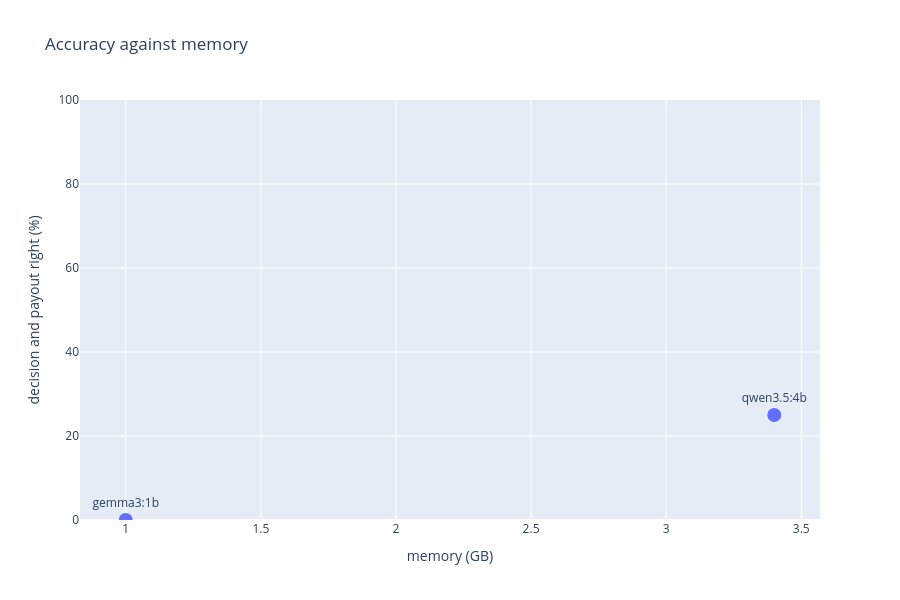

The cell this chart's notebook holds for it:
### Markdown cell above
### Accuracy against memory

This one has the local models only. A computer with 8 GB of memory has room for a model that uses about 4 GB, since the operating system and your other apps need the rest.

### Code cell
local = summary[summary["where"] == "This computer"]

fig = px.scatter(
    local,
    x="memory (GB)",
    y="decision and payout right (%)",
    text="model",
    title="Accuracy against memory",
    height=600,
)
fig.update_traces(marker_size=14, textposition="top center")
fig.update_yaxes(range=[0, 100])
fig.show()

### Figure 1 — Plotly figure (JSON) as saved in the notebook; plotly's stock layout.template omitted (floating-point values rounded to 4 significant figures)
{"data": [{"hovertemplate": "memory (GB)=%{x}<br>decision and payout right (%)=%{y}<br>model=%{text}<extra></extra>", "legendgroup": "", "marker": {"color": "#636efa", "size": 14, "symbol": "circle"}, "mode": "markers+text", "name": "", "orientation": "v", "showlegend": false, "text": ["qwen3.5:4b", "gemma3:1b"], "textposition": "top center", "type": "scatter", "x": [3.4, 1.0], "xaxis": "x", "y": [25, 0], "yaxis": "y"}], "layout": {"height": 600, "legend": {"tracegroupgap": 0}, "title": {"text": "Accuracy against memory"}, "xaxis": {"anchor": "y", "domain": [0.0, 1.0], "title": {"text": "memory (GB)"}}, "yaxis": {"anchor": "x", "domain": [0.0, 1.0], "range": [0, 100], "title": {"text": "decision and payout right (%)"}}}}
